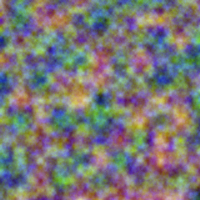
Frame 1 (no input)
Frame 60 (no input): identical to frame 1, image omitted
Frame 120 (the mouse pressed at the canvas centre since frame 60): identical to frame 1, image omitted

The p5.js sketch that drew this single still picture (run headless with seeded random() and noise() and a simulated clock; from frame 60 on, the mouse is pressed at the canvas centre):

// p5.js sketch
// ── sketch.js
// https://www.youtube.com/watch?v=ikwNrFvnL3g

var inc = 0.05;

function setup(){
	createCanvas(200,200);
	pixelDensity(1);
	noiseDetail(4);
}

function draw(){
	var xoff = 0;

	loadPixels();
	for(var x = 0; x < width; x++){
		var yoff = 0;
		for(var y = 0; y < height; y++){
			index = (y * width + x)*4;
			
			r = noise(xoff,yoff) * 255;
			g = noise(xoff*2,yoff*2) * 255;
			b = noise(xoff*3,yoff*3) * 255;

			//r = random(255);
			
			pixels[index] = r;
			pixels[index+1] = g;
			pixels[index+2] = b;
			pixels[index+3] = 255;
			yoff += inc;
		}
		xoff += inc;
	}
	updatePixels();


}
